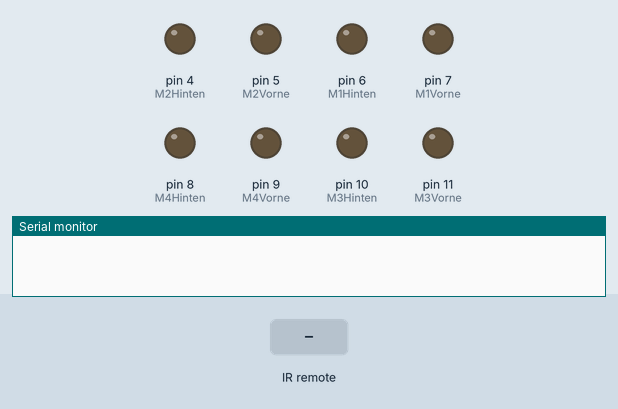
Recording of a sketch running on a simulated Arduino Uno, built with avr-gcc and run on an emulated ATmega328P. Parts: output pins drawn as LEDs (lit = HIGH), the last lines printed to the serial monitor. The inputs (shaded band) are chosen by the test bench.

Above: at 1.2 s.
1.3 s: infrared code 0x46 received
At 2.2 s:
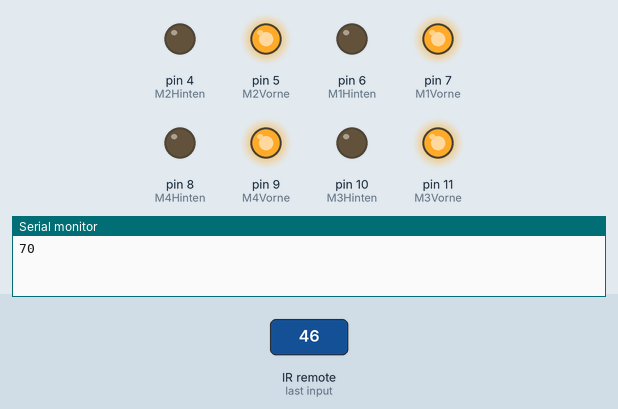
2.8 s: infrared code 0x15 received
At 3.3 s:
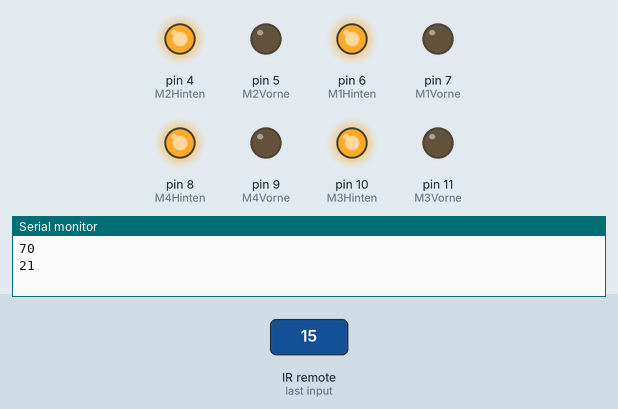
4.3 s: infrared code 0x43 received
At 5.5 s:
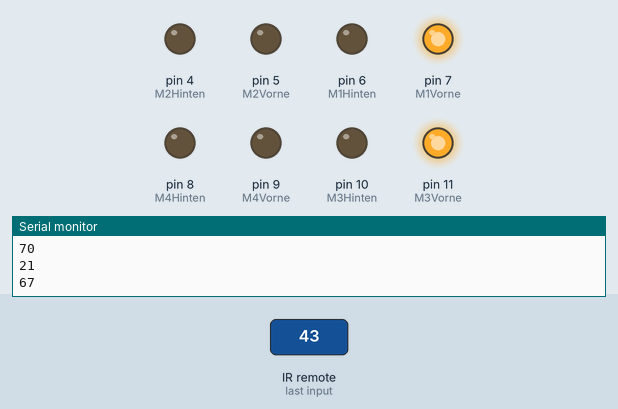
5.8 s: infrared code 0x44 received
At 6.8 s:
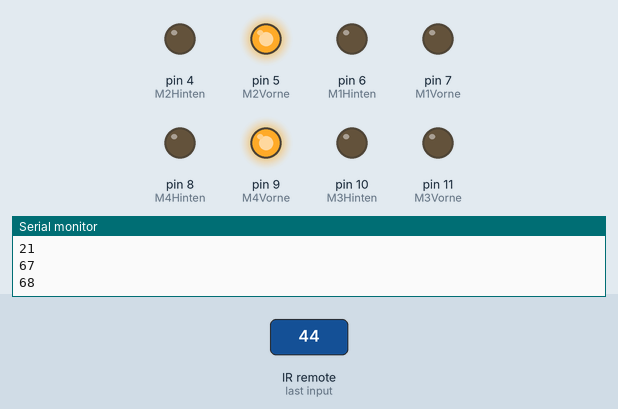
7.3 s: infrared code 0x40 received
At 7.9 s:
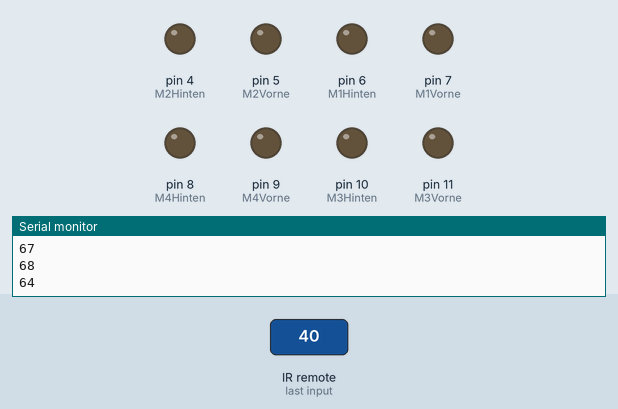
Timing chart, 0 to 9.8 s (numbered marks = the images above; inputs shaded):
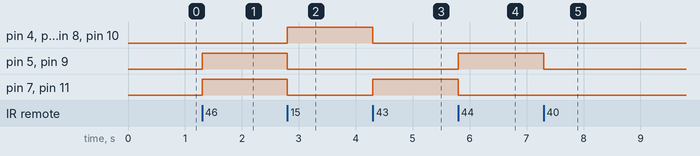

Measured:
- after the input at 1.3 s, pin 5 (M2Vorne), pin 7 (M1Vorne), pin 9 (M4Vorne), pin 11 (M3Vorne): LOW → HIGH at once
- after the input at 2.8 s, pin 4 (M2Hinten), pin 6 (M1Hinten), pin 8 (M4Hinten), pin 10 (M3Hinten): LOW → HIGH at once; pin 5 (M2Vorne), pin 7 (M1Vorne), pin 9 (M4Vorne), pin 11 (M3Vorne): HIGH → LOW at once
- after the input at 4.3 s, pin 4 (M2Hinten), pin 6 (M1Hinten), pin 8 (M4Hinten), pin 10 (M3Hinten): HIGH → LOW at once; pin 7 (M1Vorne), pin 11 (M3Vorne): LOW → HIGH at once
- after the input at 5.8 s, pin 5 (M2Vorne), pin 9 (M4Vorne): LOW → HIGH at once; pin 7 (M1Vorne), pin 11 (M3Vorne): HIGH → LOW at once
- after the input at 7.3 s, pin 5 (M2Vorne), pin 9 (M4Vorne): HIGH → LOW at once

The sketch:

DasBesteSketch.ino
```cpp
#include <IRremote.h>

#define IR_RECEIVE_PIN 13

int M1Vorne = 7;
int M1Hinten = 6;
int M2Vorne = 5;
int M2Hinten = 4;
int M3Vorne = 11;
int M3Hinten = 10;
int M4Vorne = 9;
int M4Hinten = 8;

void setup() {

 pinMode(M1Vorne,OUTPUT);
 pinMode(M1Hinten,OUTPUT);
 pinMode(M2Vorne,OUTPUT);
 pinMode(M2Hinten,OUTPUT);
 pinMode(M3Vorne,OUTPUT);
 pinMode(M3Hinten,OUTPUT);
 pinMode(M4Vorne,OUTPUT);
 pinMode(M4Hinten,OUTPUT);
 Serial.begin(9600);
 IrReceiver.begin(IR_RECEIVE_PIN);
}

void loop()
{
  if (IrReceiver.decode())
  {
    int command = IrReceiver.decodedIRData.command;
    Serial.println(command);


    if(command == 70) // Vorne
    {

      analogWrite(M1Vorne, 255);
      analogWrite(M1Hinten, 0);

      analogWrite(M2Vorne, 255);
      analogWrite(M2Hinten, 0);

      analogWrite(M3Vorne, 255);
      analogWrite(M3Hinten, 0);

      analogWrite(M4Vorne, 255);
      analogWrite(M4Hinten, 0);
    }
    else if(command == 21) //Hinten
    {

      analogWrite(M1Vorne, 0);
      analogWrite(M1Hinten, 255);

      analogWrite(M2Vorne, 0);
      analogWrite(M2Hinten, 255);

      analogWrite(M3Vorne, 0);
      analogWrite(M3Hinten, 255);

      analogWrite(M4Vorne, 0);
      analogWrite(M4Hinten, 255);
    }
    else if(command == 67) //Rechts
    {
      analogWrite(M1Vorne, 255);
      analogWrite(M1Hinten, 0);

      analogWrite(M2Vorne, 0);
      analogWrite(M2Hinten, 0);

      analogWrite(M3Vorne, 255);
      analogWrite(M3Hinten, 0);

      analogWrite(M4Vorne, 0);
      analogWrite(M4Hinten, 0);
    }
    else if(command == 68) //Links
    {
      analogWrite(M1Vorne, 0);
      analogWrite(M1Hinten, 0);

      analogWrite(M2Vorne, 255);
      analogWrite(M2Hinten, 0);

      analogWrite(M3Vorne, 0);
      analogWrite(M3Hinten, 0);

      analogWrite(M4Vorne, 255);
      analogWrite(M4Hinten, 0);
    }
    else if(command == 64) //Stop
    {
      analogWrite(M1Vorne, 0);
      analogWrite(M1Hinten, 0);

      analogWrite(M2Vorne, 0);
      analogWrite(M2Hinten, 0);

      analogWrite(M3Vorne, 0);
      analogWrite(M3Hinten, 0);

      analogWrite(M4Vorne, 0);
      analogWrite(M4Hinten, 0);
    }

    IrReceiver.resume();

  }
}
```
